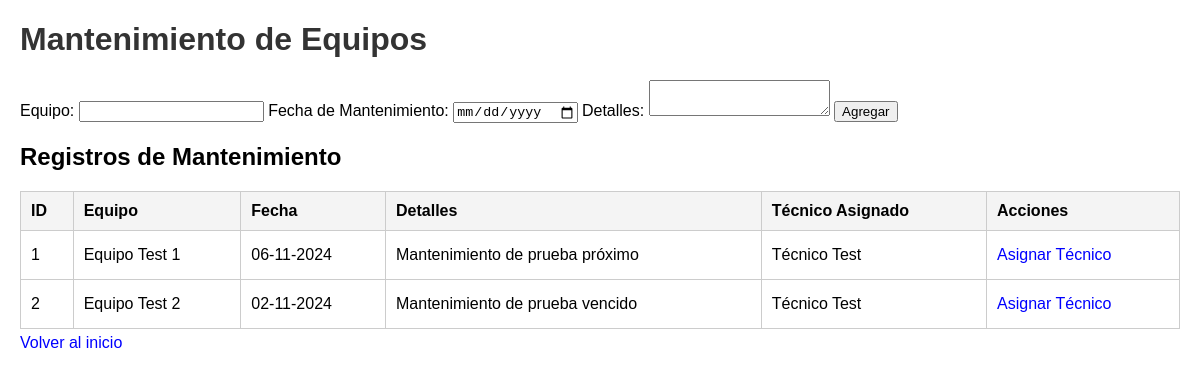
/mantenimiento, run on an earlier commit of the app's database.
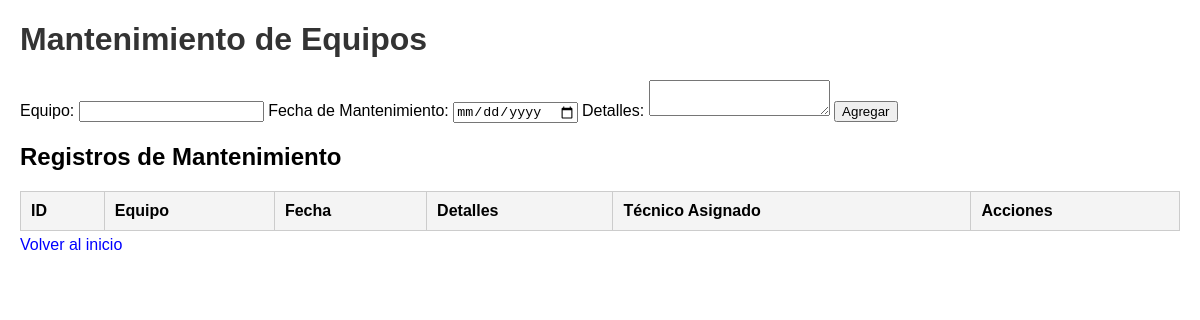
And on a later commit of the database.
### models.py (models this page shows)
class Mantenimiento(db.Model):
    __tablename__ = 'mantenimiento'
    id = db.Column(db.Integer, primary_key=True)
    equipo = db.Column(db.String(100), nullable=False)
    fecha_mantenimiento = db.Column(db.Date, nullable=False)
    detalles = db.Column(db.String(200), nullable=False)
    fecha_registro = db.Column(db.DateTime, nullable=False, default=datetime.utcnow)
    tecnico_id = db.Column(db.Integer, db.ForeignKey('tecnicos.id'))
    estado = db.Column(db.String(20), default='programado')
    ultima_actualizacion = db.Column(db.DateTime, onupdate=datetime.utcnow)

class TecnicoMantenimiento(db.Model):
    __tablename__ = 'tecnicos'
    id = db.Column(db.Integer, primary_key=True)
    nombre = db.Column(db.String(100), nullable=False)
    email = db.Column(db.String(120), nullable=False)
    telefono = db.Column(db.String(20), nullable=False)
    especialidad = db.Column(db.String(100))
    mantenimientos = db.relationship('Mantenimiento', backref='tecnico')

### app.py (the view, shortened to what this page needs)
@app.route('/mantenimiento', methods=['GET', 'POST'])
def mantenimiento():
    mantenimientos = Mantenimiento.query.order_by(Mantenimiento.fecha_mantenimiento.desc()).all()
    return render_template('mantenimiento_equipos.html', mantenimientos=mantenimientos)

### templates/mantenimiento_equipos.html (shortened to what this page needs)
<!DOCTYPE html>
<html lang="es">
<head>
    <link rel="stylesheet" href="{{ url_for('static', filename='styles.css') }}">
</head>
<body>
    <h1>Mantenimiento de Equipos</h1>
    <form method="post">
        <label for="equipo">Equipo:</label>
        <input type="text" name="equipo" required>
        <label for="fecha_mantenimiento">Fecha de Mantenimiento:</label>
        <input type="date" name="fecha_mantenimiento" required>
        <label for="detalles">Detalles:</label>
        <textarea name="detalles" required></textarea>
        <button type="submit" class="btn btn-primary">Agregar</button>
    </form>
    <h2>Registros de Mantenimiento</h2>
    <table>
        <thead>
            <tr>
                <th>ID</th>
                <th>Equipo</th>
                <th>Fecha</th>
                <th>Detalles</th>
                <th>Técnico Asignado</th>
                <th>Acciones</th>
            </tr>
        </thead>
        <tbody>
            {% for mantenimiento in mantenimientos %}
            <tr>
                <td>{{ mantenimiento.id }}</td>
                <td>{{ mantenimiento.equipo }}</td>
                <td>{{ mantenimiento.fecha_mantenimiento.strftime('%d-%m-%Y') }}</td>
                <td>{{ mantenimiento.detalles }}</td>
                <td>{{ mantenimiento.tecnico.nombre if mantenimiento.tecnico else 'Sin asignar' }}</td>
                <td>
                    <a href="{{ url_for('asignar_tecnico_mantenimiento', mantenimiento_id=mantenimiento.id) }}" class="btn btn-primary">Asignar Técnico</a>
                </td>
            </tr>
            {% endfor %}
        </tbody>
    </table>
    <a href="{{ url_for('index') }}" class="btn btn-secondary">Volver al inicio</a>
</body>
</html>

What changed in the data, as far as the page shows it:
removed Mantenimiento: id "1", equipo "Equipo Test 1", fecha_mantenimiento "06-11-2024", detalles "Mantenimiento de prueba próximo", tecnico "Técnico Test"
removed Mantenimiento: id "2", equipo "Equipo Test 2", fecha_mantenimiento "02-11-2024", detalles "Mantenimiento de prueba vencido", tecnico "Técnico Test"
